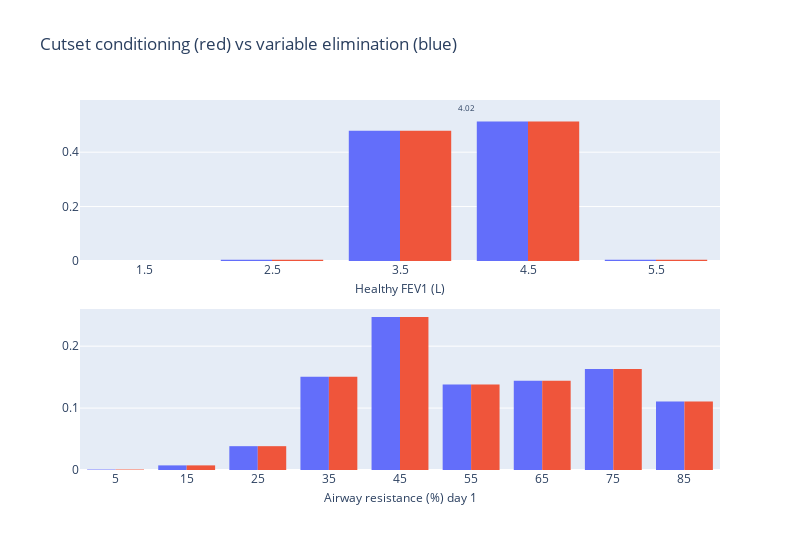

This figure's notebook cell:
### Markdown cell above
#### Validate the custet cond works for one day input

### Code cell
# ONE DAY
fig = make_subplots(rows=2, cols=1, vertical_spacing=0.13)
# Add HFEV1
ih.plot_histogram(
    fig, HFEV1, res_ve[HFEV1.name].values, HFEV1.a, HFEV1.b, 1, 1, annot=False
)
ih.plot_histogram(
    fig, AR, res_ve[AR_vars[0].name].values, AR.a, AR.b, 2, 1, annot=False
)

# Add HFEV1
ih.plot_histogram(fig, HFEV1, p_M_given_D, HFEV1.a, HFEV1.b, 1, 1, title=HFEV1.name)
ih.plot_histogram(
    fig,
    AR,
    AR_dist_given_M_matrix[0, :],
    AR.a,
    AR.b,
    2,
    1,
    title=f"{AR.name} day 1",
    annot=False,
)

for i in range(2):
    fig.data[i].marker.color = "#636EFA"
    fig.data[i + 2].marker.color = "#EF553B"
# Reduce x axis title font size
fig.update_xaxes(title_font=dict(size=12), title_standoff=7)

# Hide legend
title = "Cutset conditioning (red) vs variable elimination (blue)"
fig.update_layout(showlegend=False, height=550, width=800, title=title)
fig.show()

### Figure 1 — Plotly figure (JSON) as saved in the notebook; plotly's stock layout.template omitted (floating-point values rounded to 4 significant figures)
{"data": [{"histfunc": "sum", "marker": {"color": "#636EFA"}, "type": "histogram", "x": [1, 2, 3, 4, 5], "xaxis": "x", "xbins": {"end": 6, "size": 1, "start": 1}, "y": [1.572e-07, 0.004087, 0.4786, 0.513, 0.004283], "yaxis": "y"}, {"histfunc": "sum", "marker": {"color": "#636EFA"}, "type": "histogram", "x": [0, 10, 20, 30, 40, 50, 60, 70, 80], "xaxis": "x2", "xbins": {"end": 90, "size": 10, "start": 0}, "y": [0.00078, 0.007448, 0.03848, 0.1507, 0.247, 0.1379, 0.144, 0.163, 0.1108], "yaxis": "y2"}, {"histfunc": "sum", "marker": {"color": "#EF553B"}, "type": "histogram", "x": [1, 2, 3, 4, 5], "xaxis": "x", "xbins": {"end": 6, "size": 1, "start": 1}, "y": [1.572e-07, 0.004087, 0.4786, 0.513, 0.004283], "yaxis": "y"}, {"histfunc": "sum", "marker": {"color": "#EF553B"}, "type": "histogram", "x": [0, 10, 20, 30, 40, 50, 60, 70, 80], "xaxis": "x2", "xbins": {"end": 90, "size": 10, "start": 0}, "y": [0.00078, 0.007448, 0.03848, 0.1507, 0.247, 0.1379, 0.144, 0.163, 0.1108], "yaxis": "y2"}], "layout": {"annotations": [{"font": {"size": 8}, "showarrow": false, "text": "4.02", "x": 4.017, "xref": "x", "y": 0.5643, "yref": "y"}], "height": 550, "showlegend": false, "title": {"text": "Cutset conditioning (red) vs variable elimination (blue)"}, "width": 800, "xaxis": {"anchor": "y", "domain": [0, 1], "nticks": 20, "range": [1, 6], "title": {"font": {"size": 12}, "standoff": 7, "text": "Healthy FEV1 (L)"}}, "xaxis2": {"anchor": "y2", "domain": [0, 1], "nticks": 20, "range": [0, 90], "title": {"font": {"size": 12}, "standoff": 7, "text": "Airway resistance (%) day 1"}}, "yaxis": {"anchor": "x", "domain": [0.565, 1]}, "yaxis2": {"anchor": "x2", "domain": [0, 0.435]}}}
